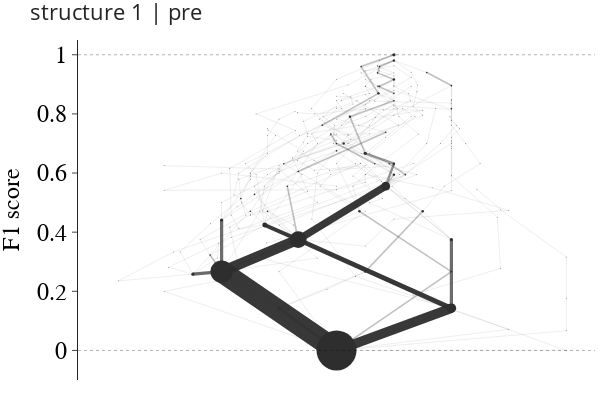
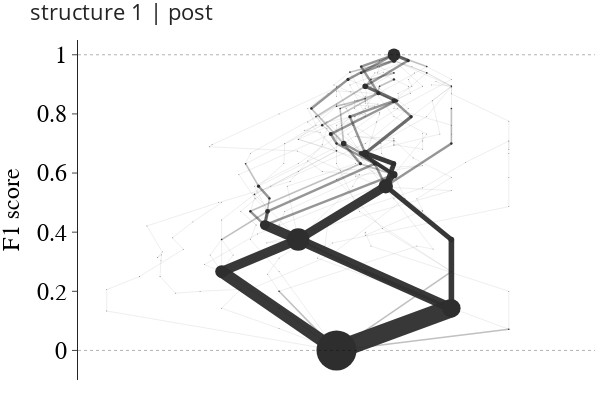

The notebook cell these images were saved under, in order:
### Markdown cell above
### make trajectory graph

### Code cell
importlib.reload(g) ## reimport graph utils
phases = ['pre', 'post']
for this_target in targets[:1]:
    for this_phase in phases:
        g.plot_trajectory_graph(data = dfic, 
                                target = this_target, 
                                phase = this_phase, 
                                save=False, 
                                out_dir = plot_dir,
                                extension = 'test',
                                x_lower_bound = 4,
                                x_upper_bound = 13,
                                edge_width_scale_factor = 0.8,
                                node_size_scale_factor = 0.8)
